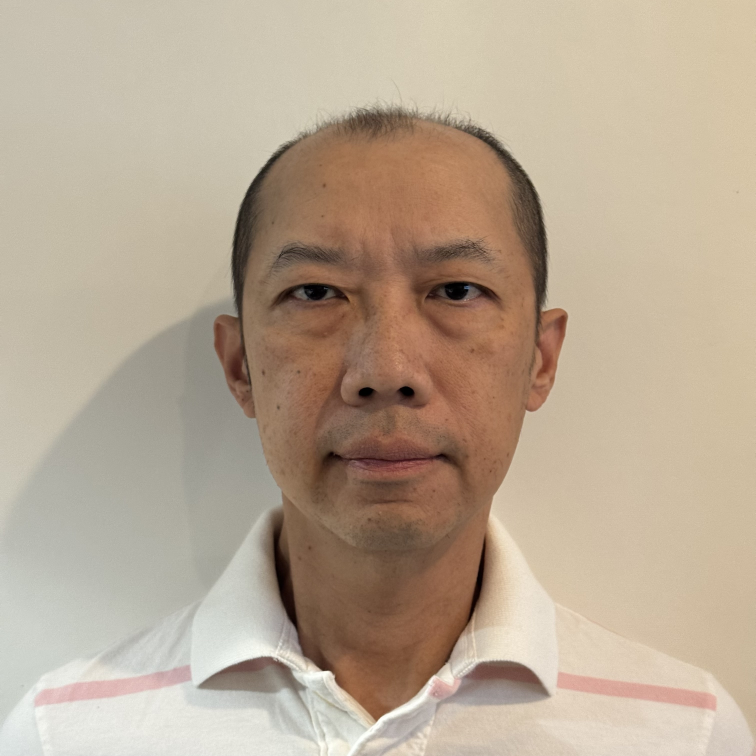
#> input picture IMG_1515.jpg, 3024 x 3024 px (shown at 1/4 size)
$ python make_4x6_photo.py IMG_1515.jpg
#> lines starting #> are read from the running program, lines starting #| are printed output that depends on the picture
#> in main, source is the input picture: PIL image 3024x3024 RGB; mean R, G, B 184.6, 167.4, 147.4
#!/usr/bin/env python3

from __future__ import annotations

import argparse
from pathlib import Path

from PIL import Image, ImageColor, ImageOps


DEFAULT_DPI = 300
PORTRAIT_SIZE = (1200, 1800)
LANDSCAPE_SIZE = (1800, 1200)


def parse_args() -> argparse.Namespace:
    parser = argparse.ArgumentParser(
        description="Convert an image into a printable 4x6 photo layout."
    )
    parser.add_argument("input", type=Path, help="Path to the source image.")
    parser.add_argument(
        "-o",
        "--output",
        type=Path,
        default=Path("output_4x6.jpg"),
        help="Path for the generated 4x6 image.",
    )
    parser.add_argument(
        "--orientation",
        choices=("portrait", "landscape"),
        default="portrait",
        help="4x6 layout orientation. Default: portrait.",
    )
    parser.add_argument(
        "--background",
        default="white",
        help='Canvas background color. Examples: "white", "#f5f5f5", "black".',
    )
    parser.add_argument(
        "--margin",
        type=float,
        default=0.25,
        help="Margin in inches around the image. Default: 0.25.",
    )
    return parser.parse_args()


def crop_to_square(image: Image.Image) -> Image.Image:
    width, height = image.size
#> width = 3024; height = 3024
    edge = min(width, height)
#> edge = 3024
    left = (width - edge) // 2
#> left = 0
    top = (height - edge) // 2
#> top = 0
    return image.crop((left, top, left + edge, top + edge))


def build_canvas(size: tuple[int, int], color: str) -> Image.Image:
    return Image.new("RGB", size, ImageColor.getrgb(color))


def main() -> None:
    args = parse_args()
    source = Image.open(args.input).convert("RGB")
    square = crop_to_square(source)

    canvas_size = PORTRAIT_SIZE if args.orientation == "portrait" else LANDSCAPE_SIZE
    canvas = build_canvas(canvas_size, args.background)
#> canvas: PIL image 1200x1800 RGB; every value is 255

    margin_px = max(0, round(args.margin * DEFAULT_DPI))
    target_box = (
        canvas_size[0] - (margin_px * 2),
        canvas_size[1] - (margin_px * 2),
    )
    resized = ImageOps.contain(square, target_box, Image.Resampling.LANCZOS)

    x = (canvas.width - resized.width) // 2
#> x = 75
    y = (canvas.height - resized.height) // 2
#> y = 375
    canvas.paste(resized, (x, y))
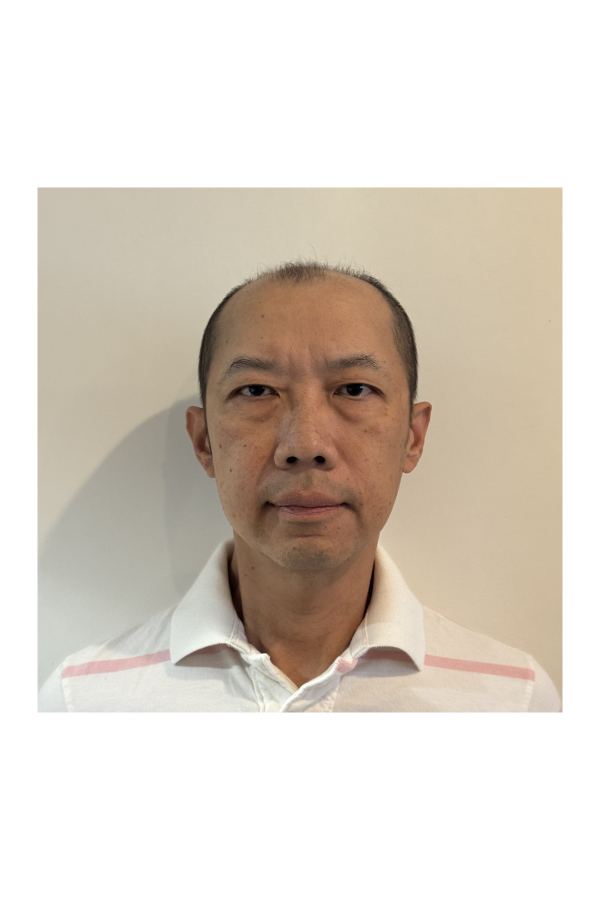
#> canvas: PIL image 1200x1800 RGB (shown at 1/2 size); mean R, G, B 219.1, 210.3, 200.1

    args.output.parent.mkdir(parents=True, exist_ok=True)
    canvas.save(args.output, dpi=(DEFAULT_DPI, DEFAULT_DPI), quality=95)

    print(f"Saved 4x6 photo to {args.output}")


if __name__ == "__main__":
    main()

$ run again, on IMG_1539_passport_4x6_600dpi.jpg
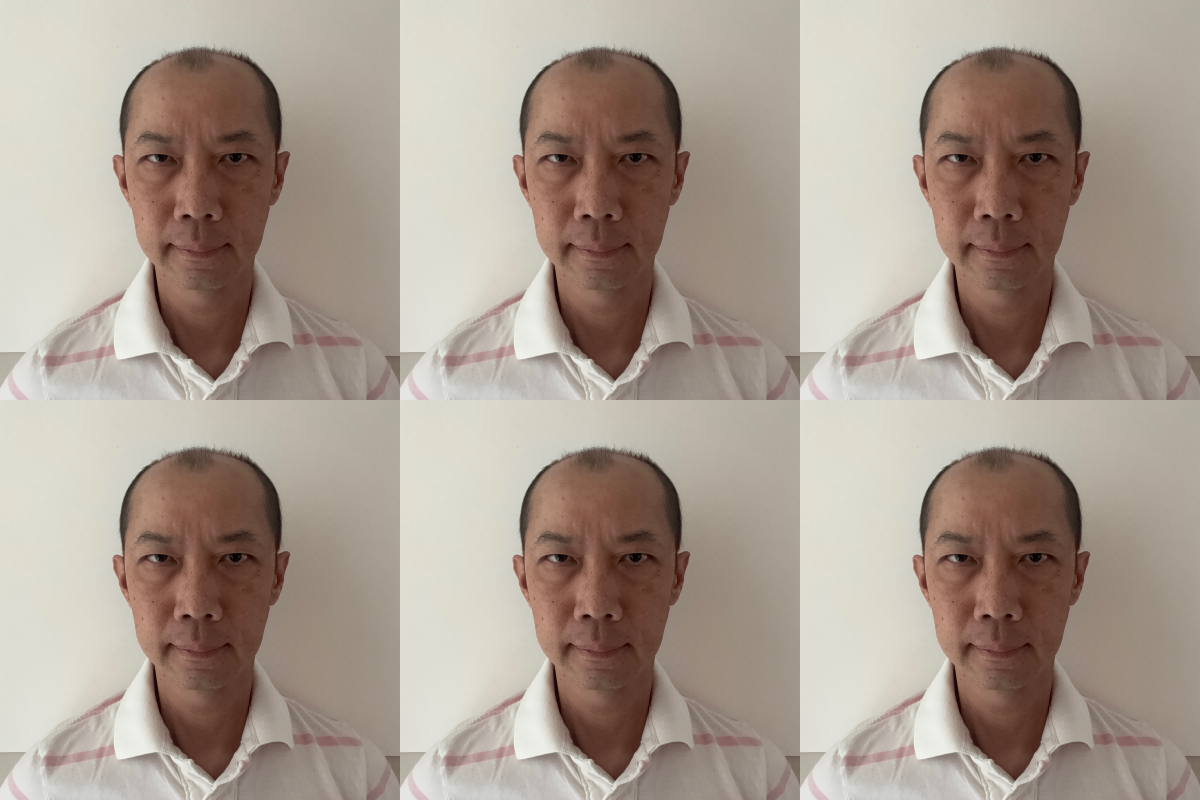
#> input picture IMG_1539_passport_4x6_600dpi.jpg, 3600 x 2400 px (shown at 1/3 size)
#> in main, source is the input picture: PIL image 3600x2400 RGB; mean R, G, B 169.8, 156.2, 144.5
#> in crop_to_square, `return image.crop((left, top, left + edge, top + edge))`:
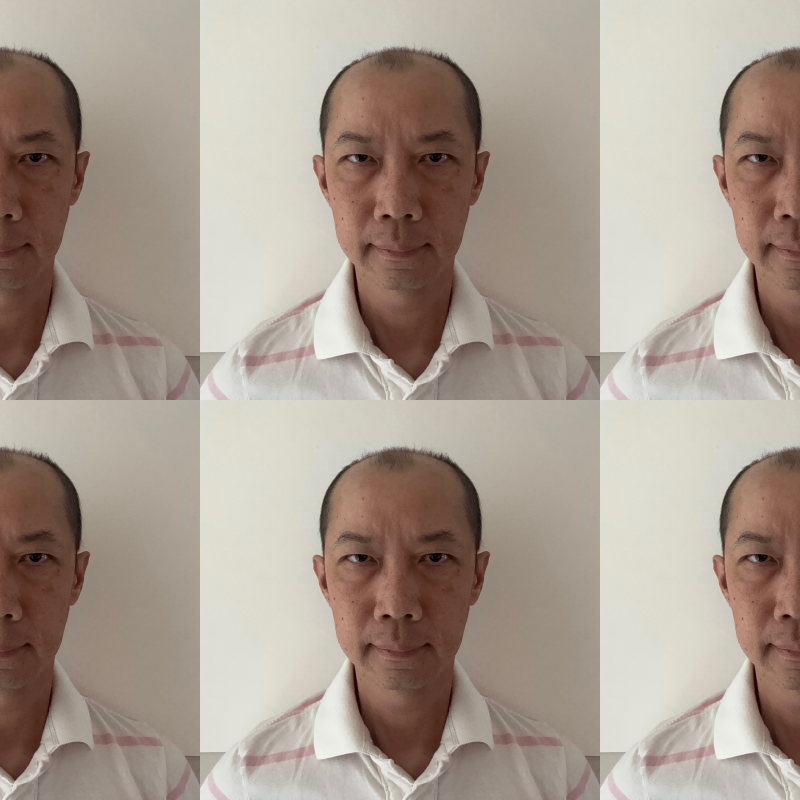
#> returned value: PIL image 2400x2400 RGB (shown at 1/3 size); mean R, G, B 169.8, 156.2, 144.5
#> in main, `canvas.paste(resized, (x, y))`:
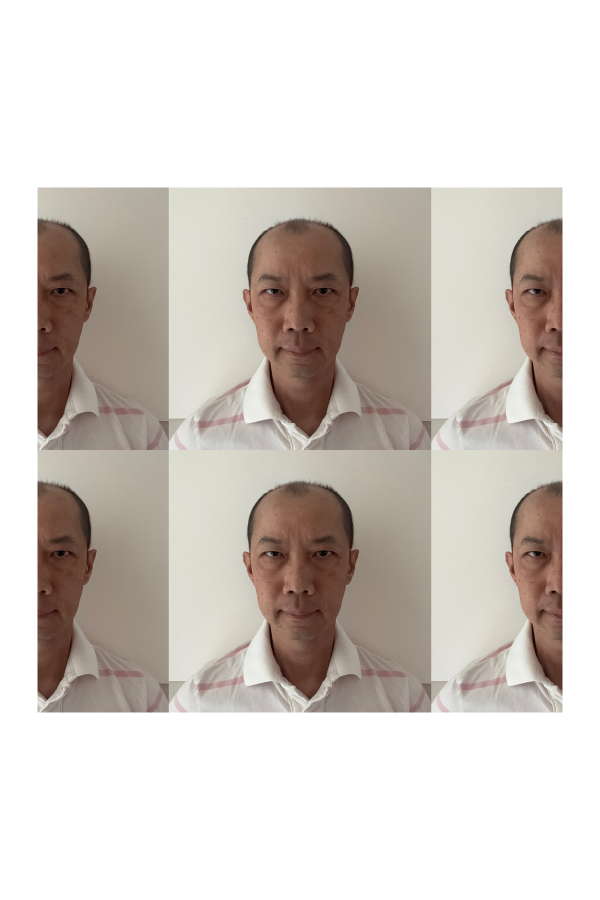
#> canvas: PIL image 1200x1800 RGB (shown at 1/2 size); mean R, G, B 211.5, 204.6, 198.6
